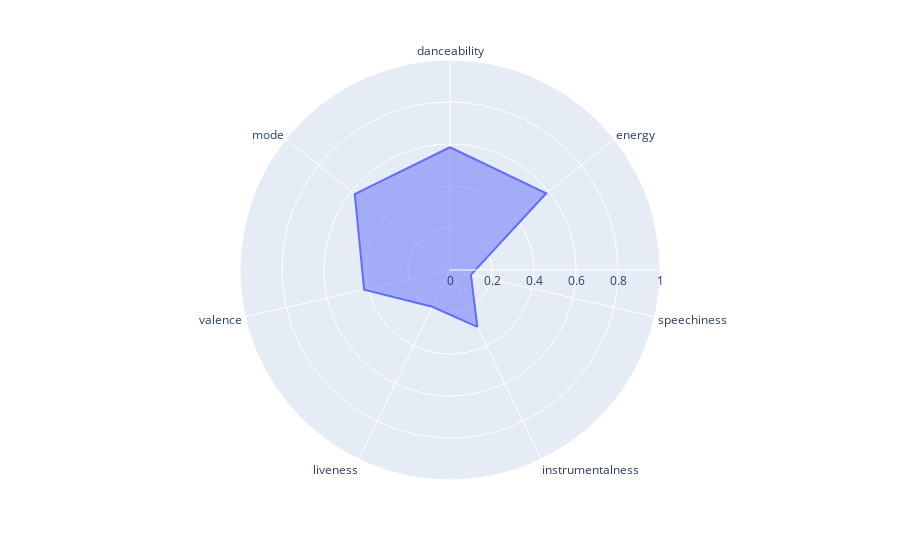

The code cell stored with this chart in its notebook:
### Code cell
radar_df = mean_df.filter(items=['danceability','energy','speechiness','acoustincess','instrumentalness','liveness','valence','mode'])
fig = px.line_polar(radar_df, r=radar_df.values, theta=radar_df.index, line_close=True, range_r = [0,1.0])
fig.update_traces(fill='toself')
fig.show()

### Figure 1 — Plotly figure (JSON) as saved in the notebook; plotly's stock layout.template omitted (floating-point values rounded to 4 significant figures)
{"data": [{"fill": "toself", "hovertemplate": "r=%{r}<br>index=%{theta}<extra></extra>", "legendgroup": "", "line": {"color": "#636efa", "dash": "solid"}, "marker": {"symbol": "circle"}, "mode": "lines", "name": "", "r": [0.5845, 0.586, 0.1023, 0.3001, 0.1945, 0.4194, 0.58, 0.5845], "showlegend": false, "subplot": "polar", "theta": ["danceability", "energy", "speechiness", "instrumentalness", "liveness", "valence", "mode", "danceability"], "type": "scatterpolar"}], "layout": {"legend": {"tracegroupgap": 0}, "margin": {"t": 60}, "polar": {"angularaxis": {"direction": "clockwise", "rotation": 90}, "domain": {"x": [0, 1], "y": [0, 1]}, "radialaxis": {"range": [0, 1]}}}}
